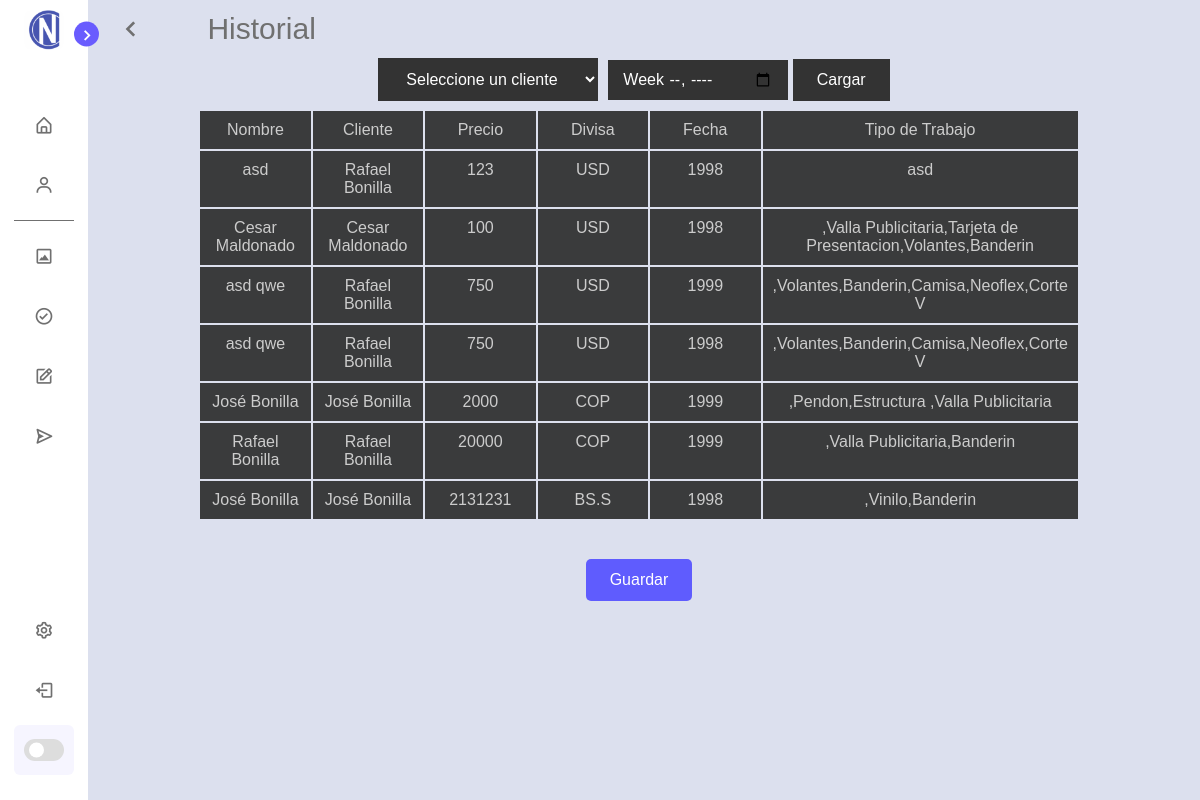
/settings/record, run on the app's committed database.
### tables this page shows
CREATE TABLE record( 
recordId INTEGER PRIMARY KEY AUTOINCREMENT, 
recordName TEXT NOT NULL,
recordClient TEXT NOT NULL,
recordPayment INTEGER NOT NULL, 
recordCurrency INTEGER NOT NULL, 
recordDate INTEGER NOT NULL, 
recordTypeWork TEXT, 
FOREIGN KEY (recordCurrency) REFERENCES typeCurrency(currencyTypeId)ON DELETE CASCADE 
);

CREATE TABLE typeCurrency ( currencyTypeId INTEGER PRIMARY KEY AUTOINCREMENT, currencyTypeName TEXT );

### new.py (the view)
@app.route("/settings/record",methods=['GET', 'POST'])
def settings_record():
    function = try_record()
    return function

### library/DB.py (called while the page is built)
def get_clients01():
    conn = sqlite3.connect('library/database.db')
    cursor = conn.cursor()
    cursor.execute("SELECT projectClientName FROM clientProject")
    names=cursor.fetchall()
    cursor.execute("SELECT projectClientNumber FROM clientProject")
    numbers=cursor.fetchall()
    conn.close()
    list=[]
    for i in names:
        new=i[0].split()
        list.append(new)
    return list,numbers

def get_record():
    conn = sqlite3.connect('library/database.db')
    cursor = conn.cursor()
    cursor.execute("""SELECT recordName, recordClient, recordPayment, currencyTypeName, recordDate, recordTypeWork FROM record
                INNER JOIN typeCurrency ON recordCurrency = currencyTypeId""")
    filas = cursor.fetchall()
    conn.close()
    cabecera = ['Nombre','Cliente','Precio','Divisa','Fecha','Tipo de Trabajo']
    filas.insert(0,cabecera)
    return filas

def get_workers():
    conn = sqlite3.connect('library/database.db')
    cursor = conn.cursor()
    cursor.execute("SELECT userName FROM users WHERE userRol= 'Designer'")
    design=cursor.fetchall()
    cursor.execute("SELECT userName FROM users WHERE userRol= 'Crafter'")
    craft=cursor.fetchall()
    cursor.execute("SELECT userName FROM users WHERE userRol= 'Installer'")
    install=cursor.fetchall()
    conn.close()
    return design,craft,install

### library/URLs.py (called while the page is built)
def try_record():
    filas = get_record()
    names,numbers=get_clients01()
    design,craft,install=get_workers()
    clients=zip(names,numbers)
    return render_template("settings-record.html",user=g.user,filas=filas,clients=clients)

### new.py (called while the page is built)
@app.before_request
def before_request():
    if "username" in session:
        g.user = session["username"]
    else:
        g.user = None

### templates/settings-record.html (shortened to what this page needs)
<!DOCTYPE html>
<html lang="en">
<head>
    <link rel="stylesheet" href="../static/css/settings.css">
    <link rel="stylesheet" href="https://cdnjs.cloudflare.com/ajax/libs/font-awesome/6.4.2/css/all.min.css">
    <link href='https://unpkg.com/boxicons@2.1.1/css/boxicons.min.css' rel='stylesheet'>
</head>
<body>
    <nav class="sidebar close">
        <header>
            <div class="image-text">
                <span class="image">
                    <img src="../static/img/icon.ico" alt="iconcopy">
                </span>
            </div>
            <i class='bx bx-chevron-right toggle'></i>
        </header>
        <div class="menu-bar">
            <div class="menu">
                <ul class="menu-links">
                    <li class="nav-link">
                        <a href="{{ url_for('home') }}">
                            <i class='bx bx-home-alt icon'></i>
                        </a>
                    </li>
                    <li class="nav-link" id="client">
                        <a href="{{ url_for('clients') }}">
                            <i class='bx bx-user icon'></i>
                        </a>
                    </li>
                </ul>
                <hr class="separator">
                <ul class="menu-links">
                    <li class="nav-link" id="diseño">
                        <a href="{{ url_for('design') }}">
                            <i class='bx bx-image-alt icon'></i>
                        </a>
                    </li>
                    <li class="nav-link" id="aprobacion">
                        <a href="{{ url_for('approval') }}">
                            <i class='bx bx-check-circle icon'></i>
                        </a>
                    </li>
                    <li class="nav-link" id="elaboracion">
                        <a href="{{ url_for('crafting') }}">
                            <i class='bx bx-edit icon'></i>
                        </a>
                    </li>
                    <li class="nav-link" id="entrega">
                        <a href="{{ url_for('ending') }}">
                            <i class='bx bx-send icon'></i>
                        </a>
                    </li>
                </ul>
            </div>
            <div class="bottom-content">
                <li class="">
                    <a href="{{ url_for('settings') }}">
                        <i class='bx bx-cog icon'></i>
                    </a>
                </li>
                <li class="">
                    <a href="{{ url_for('logout') }}">
                        <i class='bx bx-log-out icon'></i>
                    </a>
                </li>
                <li class="mode">
                    <div class="toggle-switch">
                        <span class="switch"></span>
                    </div>
                </li>
            </div>
        </div>
    </nav>
    <section class="home">
        <div class="home-header">
            <div class="back-button">
                <a href="javascript:history.back()" class="back-btn">
                    <i class='bx bx-chevron-left' ></i>
                </a>
                <div class="text">Historial</div>
            </div>
        </div>
        <form action="{{ url_for('create_record') }}" target="response_frame" method="POST">
            <div class="container">
                <div class="select-container" id="existing-user-select">
                    <select class="select" id="select-client" name="client" onchange="autocompleteUser()">
                        <option value="">Seleccione un cliente</option>
                    </select>
                </div>
                <div class="select-container">
                    <input type="week" id="date" name="date" class="select-date">
                    <button id="updateButton" class="button" type="button">Cargar</button>
                </div>
            </div>
            <div class="grid-container">
                {% for item in filas %}
                    {% for item2 in item %}
                        <div class="grid-item">{{ item2 }}</div>
                    {% endfor %}
                {% endfor %}
            </div>
            <div class="button-container">
                <button class="submit-button" type="submit" id="saveButton">Guardar</button>
            </div>
        </form>
        <iframe name="response_frame" style="border:none; width:100%; height:50px;"></iframe>
    </section>
</body>
</html>

### data on the page
record: recordName "asd", recordClient "Rafael Bonilla", item "123", recordDate "1998", recordTypeWork "asd"
typeCurrency: currencyTypeName "USD"
record: recordName "Cesar Maldonado", recordClient "Cesar Maldonado", item "100", recordDate "1998", recordTypeWork ",Valla Publicitaria,Tarjeta de Presentacion,Volantes,Banderin"
record: recordName "asd qwe", recordClient "Rafael Bonilla", recordPayment "750", recordDate "1999", recordTypeWork ",Volantes,Banderin,Camisa,Neoflex,Corte V"
record: recordName "asd qwe", recordClient "Rafael Bonilla", recordPayment "750", recordDate "1998", recordTypeWork ",Volantes,Banderin,Camisa,Neoflex,Corte V"
record: recordName "José Bonilla", recordClient "José Bonilla", recordPayment "2000", recordDate "1999", recordTypeWork ",Pendon,Estructura ,Valla Publicitaria"
typeCurrency: currencyTypeName "COP"
record: recordName "Rafael Bonilla", recordClient "Rafael Bonilla", recordPayment "20000", recordDate "1999", recordTypeWork ",Valla Publicitaria,Banderin"
record: recordName "José Bonilla", recordClient "José Bonilla", recordPayment "2131231", recordDate "1998", recordTypeWork ",Vinilo,Banderin"
typeCurrency: currencyTypeName "BS.S"

### other printed values
{{ item2 }} "Nombre" "Cliente" "Precio" "Divisa" "Fecha" "Tipo de Trabajo"
